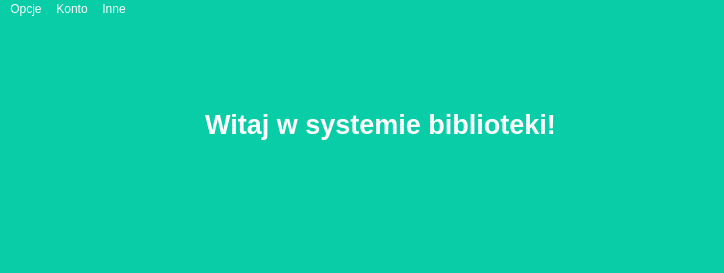
<?xml version="1.0" encoding="UTF-8"?>
<ui version="4.0">
 <class>BibliotekaCzytelnik</class>
 <widget class="QMainWindow" name="BibliotekaCzytelnik">
  <property name="geometry">
   <rect>
    <x>0</x>
    <y>0</y>
    <width>724</width>
    <height>273</height>
   </rect>
  </property>
  <property name="windowTitle">
   <string>System Biblioteki</string>
  </property>
  <property name="styleSheet">
   <string notr="true">background-color: rgb(9, 205, 166);
color: rgb(255, 255, 255);</string>
  </property>
  <widget class="QWidget" name="centralwidget">
   <widget class="QLabel" name="label">
    <property name="geometry">
     <rect>
      <x>60</x>
      <y>30</y>
      <width>641</width>
      <height>151</height>
     </rect>
    </property>
    <property name="styleSheet">
     <string notr="true">color: rgb(255, 255, 255);</string>
    </property>
    <property name="text">
     <string>&lt;html&gt;&lt;head/&gt;&lt;body&gt;&lt;p align=&quot;center&quot;&gt;&lt;span style=&quot; font-size:20pt; font-weight:600;&quot;&gt;Witaj w systemie biblioteki!&lt;/span&gt;&lt;/p&gt;&lt;/body&gt;&lt;/html&gt;</string>
    </property>
    <property name="alignment">
     <set>Qt::AlignCenter</set>
    </property>
   </widget>
  </widget>
  <widget class="QMenuBar" name="menubar">
   <property name="geometry">
    <rect>
     <x>0</x>
     <y>0</y>
     <width>724</width>
     <height>17</height>
    </rect>
   </property>
   <widget class="QMenu" name="menuOpcje">
    <property name="title">
     <string>Opcje</string>
    </property>
    <addaction name="actionPrzegl_daj_ksi_ki"/>
    <addaction name="separator"/>
    <addaction name="actionWypo_yczone_ksi_ki"/>
    <addaction name="separator"/>
    <addaction name="actionWyloguj_2"/>
   </widget>
   <widget class="QMenu" name="menuKonto">
    <property name="title">
     <string>Konto</string>
    </property>
    <addaction name="actionDane_czytelnika"/>
   </widget>
   <widget class="QMenu" name="menuInne">
    <property name="title">
     <string>Inne</string>
    </property>
    <addaction name="actionO_programie"/>
   </widget>
   <addaction name="menuOpcje"/>
   <addaction name="menuKonto"/>
   <addaction name="menuInne"/>
  </widget>
  <widget class="QStatusBar" name="statusbar"/>
  <action name="actionPrzegl_daj_ksi_ki">
   <property name="text">
    <string>Przeglądaj książki</string>
   </property>
  </action>
  <action name="actionZam_wienia">
   <property name="text">
    <string>Wypożyczone książki</string>
   </property>
  </action>
  <action name="actionPrzed_u_zwrot">
   <property name="text">
    <string>Przedłuż zwrot</string>
   </property>
  </action>
  <action name="actionDane_czytelnika">
   <property name="text">
    <string>Dane czytelnika</string>
   </property>
  </action>
  <action name="actionWyloguj">
   <property name="text">
    <string>Wyloguj</string>
   </property>
  </action>
  <action name="actionWyloguj_2">
   <property name="text">
    <string>Wyloguj</string>
   </property>
  </action>
  <action name="actionWypo_yczone_ksi_ki">
   <property name="text">
    <string>Wypożyczone książki</string>
   </property>
  </action>
  <action name="actionO_programie">
   <property name="text">
    <string>O programie</string>
   </property>
  </action>
 </widget>
 <resources/>
 <connections/>
</ui>
